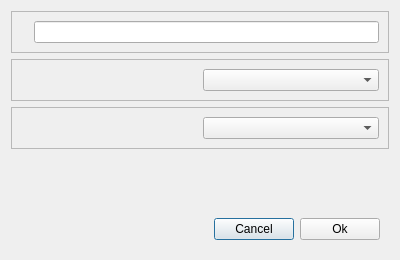
<?xml version="1.0" encoding="UTF-8"?>
<ui version="4.0">
 <class>Dialog</class>
 <widget class="QDialog" name="Dialog">
  <property name="geometry">
   <rect>
    <x>0</x>
    <y>0</y>
    <width>400</width>
    <height>260</height>
   </rect>
  </property>
  <property name="windowTitle">
   <string>Dialog</string>
  </property>
  <layout class="QVBoxLayout" name="verticalLayout">
   <item>
    <widget class="QFrame" name="new_dialog_frame">
     <property name="frameShape">
      <enum>QFrame::StyledPanel</enum>
     </property>
     <property name="frameShadow">
      <enum>QFrame::Raised</enum>
     </property>
     <layout class="QHBoxLayout" name="horizontalLayout">
      <item>
       <widget class="QLabel" name="new_dialog_label">
        <property name="text">
         <string/>
        </property>
       </widget>
      </item>
      <item>
       <widget class="QLineEdit" name="new_dialog_name"/>
      </item>
     </layout>
    </widget>
   </item>
   <item>
    <widget class="QFrame" name="new_dialog_frame_2">
     <property name="frameShape">
      <enum>QFrame::StyledPanel</enum>
     </property>
     <property name="frameShadow">
      <enum>QFrame::Raised</enum>
     </property>
     <layout class="QHBoxLayout" name="horizontalLayout_3">
      <item>
       <widget class="QLabel" name="new_dialog_label_2">
        <property name="text">
         <string/>
        </property>
       </widget>
      </item>
      <item>
       <widget class="QComboBox" name="new_dialog_combo_box_2"/>
      </item>
     </layout>
    </widget>
   </item>
   <item>
    <widget class="QFrame" name="new_dialog_frame_3">
     <property name="frameShape">
      <enum>QFrame::StyledPanel</enum>
     </property>
     <property name="frameShadow">
      <enum>QFrame::Raised</enum>
     </property>
     <layout class="QHBoxLayout" name="horizontalLayout_4">
      <item>
       <widget class="QLabel" name="new_dialog_label_3">
        <property name="text">
         <string/>
        </property>
       </widget>
      </item>
      <item>
       <widget class="QComboBox" name="new_dialog_combo_box_3"/>
      </item>
     </layout>
    </widget>
   </item>
   <item>
    <spacer name="verticalSpacer">
     <property name="orientation">
      <enum>Qt::Vertical</enum>
     </property>
     <property name="sizeHint" stdset="0">
      <size>
       <width>20</width>
       <height>29</height>
      </size>
     </property>
    </spacer>
   </item>
   <item>
    <widget class="QFrame" name="frame">
     <property name="frameShape">
      <enum>QFrame::NoFrame</enum>
     </property>
     <property name="frameShadow">
      <enum>QFrame::Raised</enum>
     </property>
     <layout class="QHBoxLayout" name="horizontalLayout_2">
      <item>
       <spacer name="horizontalSpacer">
        <property name="orientation">
         <enum>Qt::Horizontal</enum>
        </property>
        <property name="sizeHint" stdset="0">
         <size>
          <width>177</width>
          <height>20</height>
         </size>
        </property>
       </spacer>
      </item>
      <item>
       <widget class="QPushButton" name="new_dialog_cancel">
        <property name="text">
         <string>Cancel</string>
        </property>
       </widget>
      </item>
      <item>
       <widget class="QPushButton" name="new_dialog_ok">
        <property name="text">
         <string>Ok</string>
        </property>
       </widget>
      </item>
     </layout>
    </widget>
   </item>
  </layout>
 </widget>
 <resources/>
 <connections/>
</ui>
